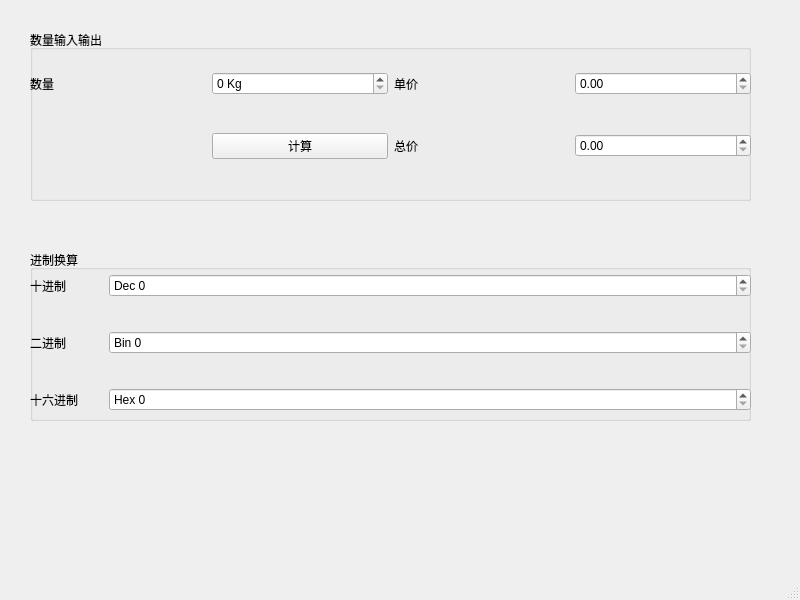
<?xml version="1.0" encoding="UTF-8"?>
<ui version="4.0">
 <class>MainWindow</class>
 <widget class="QMainWindow" name="MainWindow">
  <property name="geometry">
   <rect>
    <x>0</x>
    <y>0</y>
    <width>800</width>
    <height>600</height>
   </rect>
  </property>
  <property name="windowTitle">
   <string>MainWindow</string>
  </property>
  <widget class="QWidget" name="centralwidget">
   <widget class="QGroupBox" name="groupBox">
    <property name="geometry">
     <rect>
      <x>30</x>
      <y>30</y>
      <width>721</width>
      <height>171</height>
     </rect>
    </property>
    <property name="title">
     <string>数量输入输出</string>
    </property>
    <widget class="QWidget" name="gridLayoutWidget">
     <property name="geometry">
      <rect>
       <x>0</x>
       <y>10</y>
       <width>721</width>
       <height>151</height>
      </rect>
     </property>
     <layout class="QGridLayout" name="gridLayout">
      <item row="0" column="2">
       <widget class="QLabel" name="label_2">
        <property name="text">
         <string>单价</string>
        </property>
       </widget>
      </item>
      <item row="0" column="1">
       <widget class="QSpinBox" name="spinBoxQuant">
        <property name="suffix">
         <string> Kg</string>
        </property>
       </widget>
      </item>
      <item row="0" column="0">
       <widget class="QLabel" name="label">
        <property name="text">
         <string>数量</string>
        </property>
       </widget>
      </item>
      <item row="1" column="2">
       <widget class="QLabel" name="label_3">
        <property name="text">
         <string>总价</string>
        </property>
       </widget>
      </item>
      <item row="1" column="1">
       <widget class="QPushButton" name="btnCalc">
        <property name="text">
         <string>计算</string>
        </property>
       </widget>
      </item>
      <item row="0" column="3">
       <widget class="QDoubleSpinBox" name="spinBoxPrice"/>
      </item>
      <item row="1" column="3">
       <widget class="QDoubleSpinBox" name="spinBoxTotal"/>
      </item>
     </layout>
    </widget>
   </widget>
   <widget class="QGroupBox" name="groupBox_2">
    <property name="geometry">
     <rect>
      <x>30</x>
      <y>250</y>
      <width>721</width>
      <height>171</height>
     </rect>
    </property>
    <property name="title">
     <string>进制换算</string>
    </property>
    <widget class="QWidget" name="formLayoutWidget">
     <property name="geometry">
      <rect>
       <x>0</x>
       <y>10</y>
       <width>721</width>
       <height>161</height>
      </rect>
     </property>
     <layout class="QFormLayout" name="formLayout">
      <property name="horizontalSpacing">
       <number>31</number>
      </property>
      <property name="verticalSpacing">
       <number>34</number>
      </property>
      <property name="topMargin">
       <number>14</number>
      </property>
      <item row="0" column="0">
       <widget class="QLabel" name="label_4">
        <property name="text">
         <string>十进制</string>
        </property>
       </widget>
      </item>
      <item row="1" column="0">
       <widget class="QLabel" name="label_5">
        <property name="text">
         <string>二进制</string>
        </property>
       </widget>
      </item>
      <item row="2" column="0">
       <widget class="QLabel" name="label_6">
        <property name="text">
         <string>十六进制</string>
        </property>
       </widget>
      </item>
      <item row="0" column="1">
       <widget class="QSpinBox" name="spinBoxDec">
        <property name="prefix">
         <string>Dec </string>
        </property>
       </widget>
      </item>
      <item row="1" column="1">
       <widget class="QSpinBox" name="spinBoxBin">
        <property name="prefix">
         <string>Bin </string>
        </property>
        <property name="displayIntegerBase">
         <number>2</number>
        </property>
       </widget>
      </item>
      <item row="2" column="1">
       <widget class="QSpinBox" name="spinBoxHex">
        <property name="prefix">
         <string>Hex </string>
        </property>
        <property name="displayIntegerBase">
         <number>16</number>
        </property>
       </widget>
      </item>
     </layout>
    </widget>
   </widget>
  </widget>
  <widget class="QMenuBar" name="menubar">
   <property name="geometry">
    <rect>
     <x>0</x>
     <y>0</y>
     <width>800</width>
     <height>21</height>
    </rect>
   </property>
  </widget>
  <widget class="QStatusBar" name="statusbar"/>
 </widget>
 <resources/>
 <connections/>
</ui>
